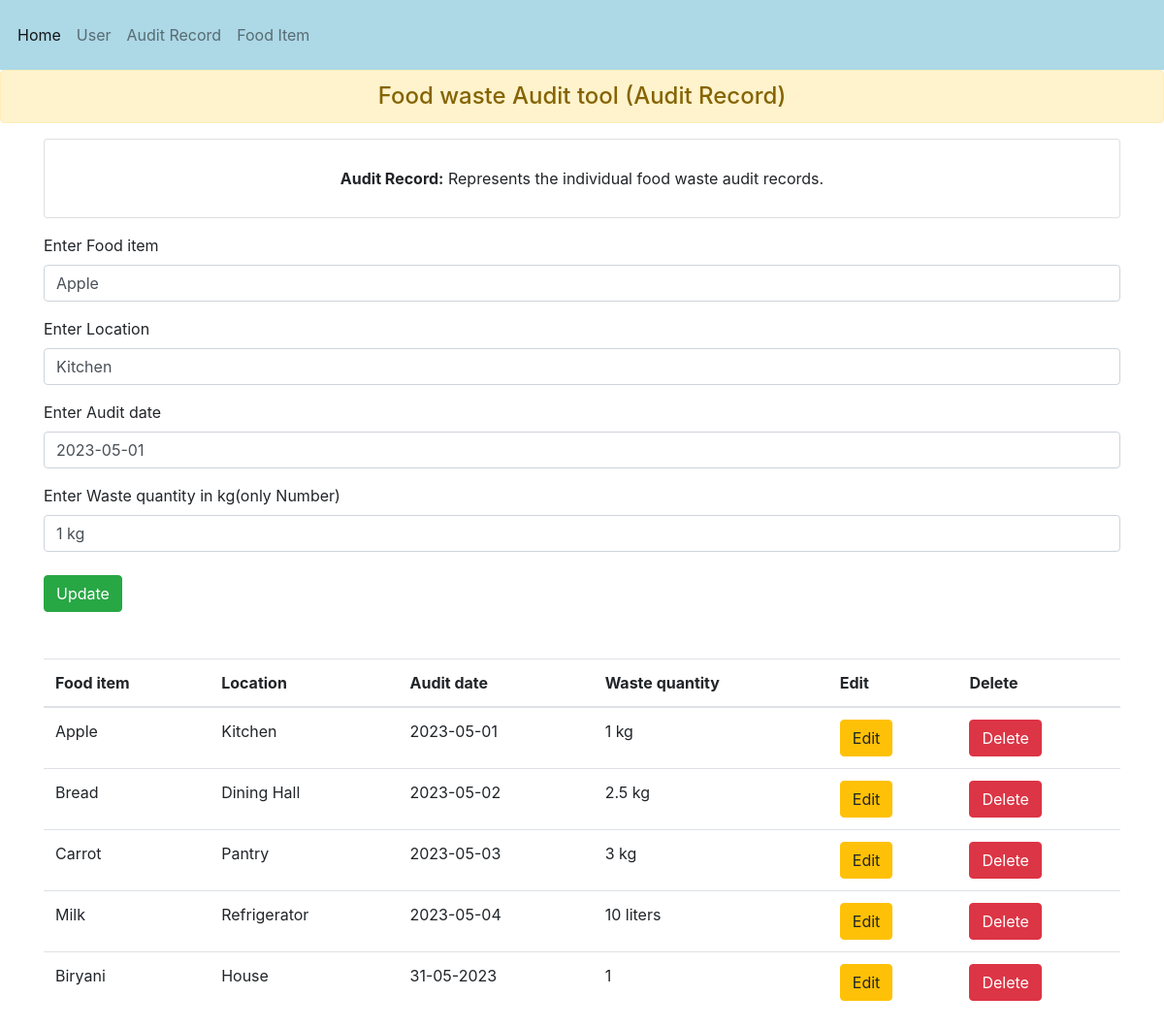
/update_audit_record/17, run on the app's committed database.
### app/models.py (models this page shows, shortened)
class Audit_Record(models.Model):
    food_item  = models.TextField()
    location = models.CharField(max_length=200)
    audit_date = models.TextField()
    waste_quantity = models.TextField()

### app/views.py (the view)
# urls.py: path('update_audit_record/<str:id>', views.UPDATE_audit_record, name='update_audit_record'),
def UPDATE_audit_record(request, id):
    sel_fooditem = Audit_Record.objects.get(id = id)
    re = Audit_Record.objects.all()
    context = {
        'sel_fooditem' : sel_fooditem,
        're' : re,
    }
    return render(request, 'audit_record.html', context)

### app/templates/audit_record.html (shortened to what this page needs)
{% load static %}
<!doctype html>
<html lang="en">
  <head>
    <link rel="stylesheet" href="https://cdn.jsdelivr.net/npm/bootstrap@4.3.1/dist/css/bootstrap.min.css">
    <link rel="stylesheet" type="text/css" href="{% static 'style.css' %}">
  </head>
  <body>
    <nav class="navbar navbar-expand-lg navbar-light ">
        <div class="collapse navbar-collapse" id="navbarNavAltMarkup">
          <div class="navbar-nav">
            <a class="nav-item nav-link active" href="{% url 'index' %}">Home</a>
            <a class="nav-item nav-link" href="{% url 'user' %}">User</a>
            <a class="nav-item nav-link" href="{% url 'audit_record' %}">Audit Record</a>
            <a class="nav-item nav-link" href="{% url 'food_items' %}">Food Item</a>
          </div>
        </div>
      </nav>
    <h4 class="alert alert-warning text-center">Food waste Audit tool (Audit Record)</h4>
    <div class="container text-center">
      <div class="card p-3">
        <ul class="list-group list-group-flush">
          <li class="list-group-item"><strong>Audit Record:</strong> Represents the individual food waste audit records.</li>
        </ul>
      </div>
    </div>
    <div class="container mt-3">
        {% if sel_fooditem %}
        <form method="POST" action="{% url 'update_done_audit_record' sel_fooditem.id %}">
            <div class="form-group">
              <label>Enter Food item</label>
              <input type="text" class="form-control" value="{{sel_fooditem.food_item}}" name="food_item" placeholder="Represents which food item was wasted" required>
            </div>
            <div class="form-group">
                <label>Enter Location</label>
                <input type="text" class="form-control" value="{{sel_fooditem.location}}"  name="location" placeholder="Represents the location of the food waste audit" required>
            </div>
            <div class="form-group">
                <label>Enter Audit date</label>
                <input type="text" class="form-control" value="{{sel_fooditem.audit_date}}" name="audit_date" placeholder="Represents the date of the food waste audit" required>
            </div>
            <div class="form-group">
                <label>Enter Waste quantity in kg(only Number)</label>
                <input type="text" class="form-control" value="{{sel_fooditem.waste_quantity}}" name="waste_quantity" pattern="[0-9]+" placeholder="Store the quantity of food waste recorded during the audit" required>
            </div>
            <button type="submit" class="btn btn-success">Update</button>
        </form>
        {% endif %}
    </div>
<div class="container mt-5">
    <table class="table">
        <thead>
          <tr>
            <th scope="col">Food item</th>
            <th scope="col">Location</th>
            <th scope="col">Audit date</th>
            <th scope="col">Waste quantity</th>
            <th scope="col">Edit</th>
            <th scope="col">Delete</th>
          </tr>
        </thead>
        <tbody>
            {% for i in re %}
            <tr>
                <td>{{i.food_item}}</td>
                <td>{{i.location}}</td>
                <td>{{i.audit_date}}</td>
                <td>{{i.waste_quantity}}</td>
                <td>
                    <a href="/update_audit_record/{{i.id}}" class="btn btn-warning">Edit</a>
                </td>
                <td>
                    <a href="/delete_audit_record/{{i.id}}" class="btn btn-danger">Delete</a>
                </td>
            </tr>
            {% endfor %}
        </tbody>
      </table>
</div>
  </body>
</html>

### app/static/style.css (style rules this page uses)
.navbar { background-color: lightblue; overflow: hidden; display: flex; justify-content: flex-start; padding: 10px; }
.navbar a { color: white; text-align: center; padding: 14px 16px; text-decoration: none; }

### data on the page
Audit_Record: food_item "Apple", location "Kitchen", audit_date "2023-05-01", waste_quantity "1 kg"
Audit_Record: food_item "Bread", location "Dining Hall", audit_date "2023-05-02", waste_quantity "2.5 kg"
Audit_Record: food_item "Carrot", location "Pantry", audit_date "2023-05-03", waste_quantity "3 kg"
Audit_Record: food_item "Milk", location "Refrigerator", audit_date "2023-05-04", waste_quantity "10 liters"
Audit_Record: food_item "Biryani", location "House", audit_date "31-05-2023", waste_quantity "1"
